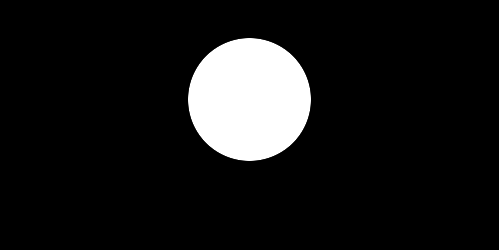
#> input picture 3.png, 499 x 250 px
$ jupyter execute --allow-errors 'lab 5.ipynb'
#> lines starting #> are read from the running program, lines starting #| are printed output that depends on the picture
[cell 1]
import cv2
import numpy as np

image1=cv2.imread('3.png',0)
#> image1 is the input picture: shape (250, 499); min 0, max 255, mean 24.2
image2=cv2.imread('messi.jpg',0)
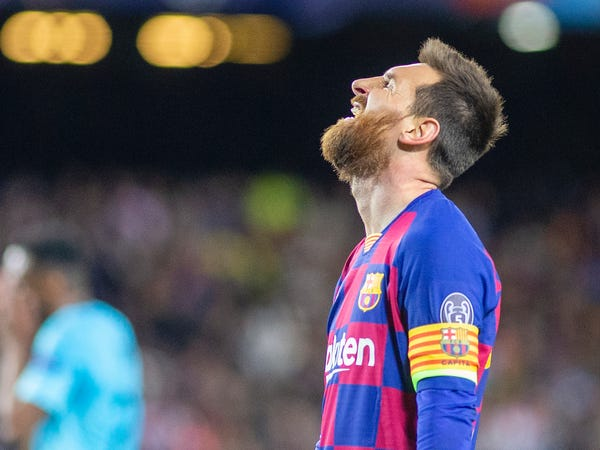
#> input picture messi.jpg, 600 x 450 px
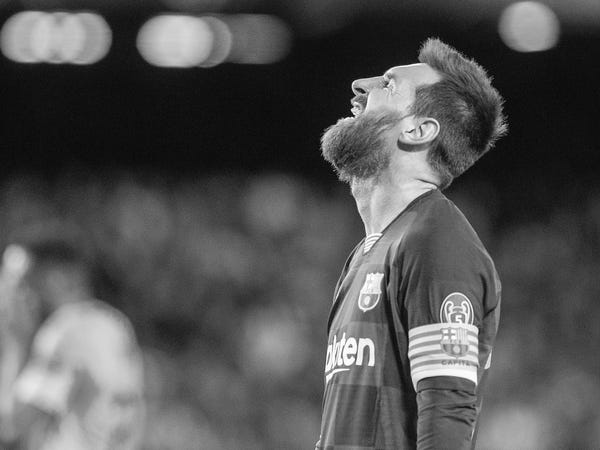
#> image2: shape (450, 600); min 0, max 255, mean 83.6

img1=cv2.resize(image1,(256,256))
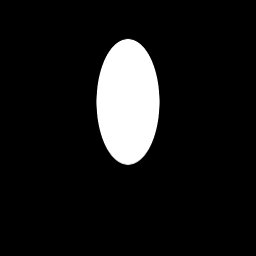
#> img1: shape (256, 256); min 0, max 255, mean 24.2
img2=cv2.resize(image2,(256,256))
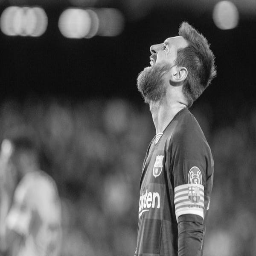
#> img2: shape (256, 256); min 6, max 254, mean 83.5

dest_and = cv2.bitwise_and(img2,img1,mask=None)
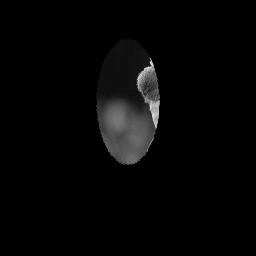
#> dest_and: shape (256, 256); min 0, max 233, mean 5.8
dest_or = cv2.bitwise_or(img1,img2,mask=None)
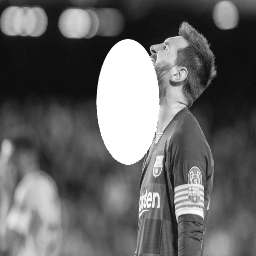
#> dest_or: shape (256, 256); min 6, max 255, mean 101.9
dest_xor = cv2.bitwise_xor(img1,img2,mask=None)
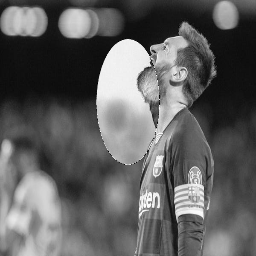
#> dest_xor: shape (256, 256); min 0, max 254, mean 96
dest_not=cv2.bitwise_not(img1)
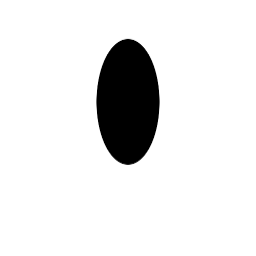
#> dest_not: shape (256, 256); min 0, max 255, mean 230.8

cv2.imshow('Bitwise And',dest_and)
cv2.imshow('Bitwise Or',dest_or)
cv2.imshow('Bitwise Xor',dest_xor)
cv2.imshow('not',dest_not)

cv2.waitKey(0)
#> (the rest of this cell did not finish here and is left out)
